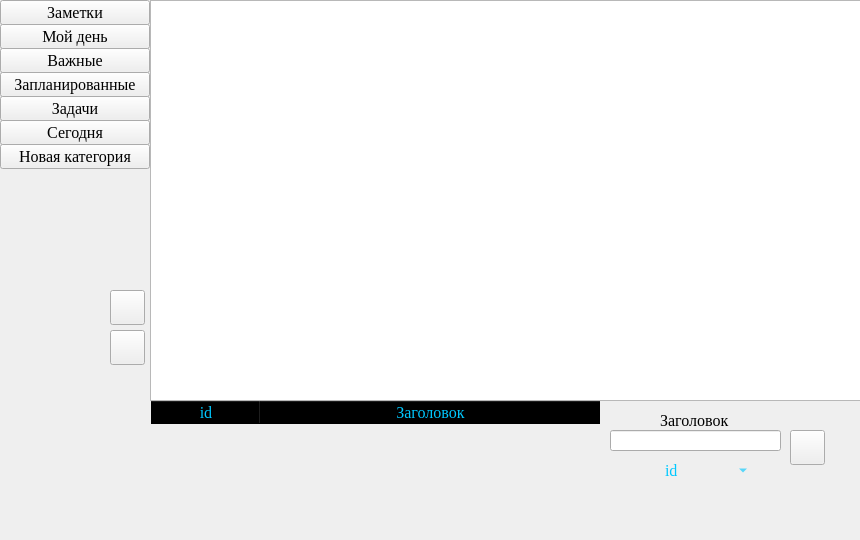
<?xml version="1.0" encoding="UTF-8"?>
<ui version="4.0">
 <class>MainWindow</class>
 <widget class="QMainWindow" name="MainWindow">
  <property name="geometry">
   <rect>
    <x>0</x>
    <y>0</y>
    <width>860</width>
    <height>540</height>
   </rect>
  </property>
  <property name="minimumSize">
   <size>
    <width>860</width>
    <height>540</height>
   </size>
  </property>
  <property name="maximumSize">
   <size>
    <width>860</width>
    <height>540</height>
   </size>
  </property>
  <property name="baseSize">
   <size>
    <width>0</width>
    <height>0</height>
   </size>
  </property>
  <property name="windowTitle">
   <string>DayBook</string>
  </property>
  <property name="windowIcon">
   <iconset>
    <normaloff>2.png</normaloff>2.png</iconset>
  </property>
  <property name="styleSheet">
   <string notr="true">background-image:  url(👍🏻.png);</string>
  </property>
  <property name="iconSize">
   <size>
    <width>30</width>
    <height>30</height>
   </size>
  </property>
  <widget class="QWidget" name="centralwidget">
   <widget class="QPushButton" name="pushButton_Add">
    <property name="enabled">
     <bool>true</bool>
    </property>
    <property name="geometry">
     <rect>
      <x>110</x>
      <y>290</y>
      <width>35</width>
      <height>35</height>
     </rect>
    </property>
    <property name="maximumSize">
     <size>
      <width>36</width>
      <height>36</height>
     </size>
    </property>
    <property name="tabletTracking">
     <bool>false</bool>
    </property>
    <property name="styleSheet">
     <string notr="true">background-image: url(Сохранение.png);</string>
    </property>
    <property name="default">
     <bool>false</bool>
    </property>
    <property name="flat">
     <bool>false</bool>
    </property>
   </widget>
   <widget class="QPushButton" name="pushButton_Search">
    <property name="geometry">
     <rect>
      <x>790</x>
      <y>430</y>
      <width>35</width>
      <height>35</height>
     </rect>
    </property>
    <property name="maximumSize">
     <size>
      <width>36</width>
      <height>36</height>
     </size>
    </property>
    <property name="tabletTracking">
     <bool>false</bool>
    </property>
    <property name="styleSheet">
     <string notr="true">background-image: url(Лупа.png);</string>
    </property>
    <property name="text">
     <string/>
    </property>
   </widget>
   <widget class="QPushButton" name="pushButton">
    <property name="geometry">
     <rect>
      <x>0</x>
      <y>0</y>
      <width>150</width>
      <height>25</height>
     </rect>
    </property>
    <property name="font">
     <font>
      <family>Georgia</family>
      <pointsize>12</pointsize>
     </font>
    </property>
    <property name="styleSheet">
     <string notr="true"/>
    </property>
    <property name="text">
     <string>Заметки</string>
    </property>
   </widget>
   <widget class="QPushButton" name="pushButton_2">
    <property name="geometry">
     <rect>
      <x>0</x>
      <y>24</y>
      <width>150</width>
      <height>25</height>
     </rect>
    </property>
    <property name="font">
     <font>
      <family>Georgia</family>
      <pointsize>12</pointsize>
     </font>
    </property>
    <property name="text">
     <string>Мой день</string>
    </property>
   </widget>
   <widget class="QPushButton" name="pushButton_3">
    <property name="geometry">
     <rect>
      <x>0</x>
      <y>48</y>
      <width>150</width>
      <height>25</height>
     </rect>
    </property>
    <property name="font">
     <font>
      <family>Georgia</family>
      <pointsize>12</pointsize>
     </font>
    </property>
    <property name="text">
     <string>Важные</string>
    </property>
   </widget>
   <widget class="QPushButton" name="pushButton_4">
    <property name="geometry">
     <rect>
      <x>0</x>
      <y>72</y>
      <width>150</width>
      <height>25</height>
     </rect>
    </property>
    <property name="font">
     <font>
      <family>Georgia</family>
      <pointsize>12</pointsize>
     </font>
    </property>
    <property name="text">
     <string>Запланированные</string>
    </property>
   </widget>
   <widget class="QPushButton" name="pushButton_5">
    <property name="geometry">
     <rect>
      <x>0</x>
      <y>96</y>
      <width>150</width>
      <height>25</height>
     </rect>
    </property>
    <property name="font">
     <font>
      <family>Georgia</family>
      <pointsize>12</pointsize>
     </font>
    </property>
    <property name="text">
     <string>Задачи</string>
    </property>
   </widget>
   <widget class="QPushButton" name="pushButton_6">
    <property name="geometry">
     <rect>
      <x>0</x>
      <y>120</y>
      <width>150</width>
      <height>25</height>
     </rect>
    </property>
    <property name="font">
     <font>
      <family>Georgia</family>
      <pointsize>12</pointsize>
     </font>
    </property>
    <property name="text">
     <string>Сегодня</string>
    </property>
   </widget>
   <widget class="QPushButton" name="pushButton_7">
    <property name="geometry">
     <rect>
      <x>0</x>
      <y>144</y>
      <width>150</width>
      <height>25</height>
     </rect>
    </property>
    <property name="font">
     <font>
      <family>Georgia</family>
      <pointsize>12</pointsize>
     </font>
    </property>
    <property name="text">
     <string>Новая категория</string>
    </property>
   </widget>
   <widget class="QPushButton" name="pushButton_NewForm">
    <property name="geometry">
     <rect>
      <x>110</x>
      <y>330</y>
      <width>35</width>
      <height>35</height>
     </rect>
    </property>
    <property name="styleSheet">
     <string notr="true">background-image: url(1.png);</string>
    </property>
    <property name="text">
     <string/>
    </property>
   </widget>
   <widget class="QLabel" name="label">
    <property name="geometry">
     <rect>
      <x>660</x>
      <y>410</y>
      <width>81</width>
      <height>21</height>
     </rect>
    </property>
    <property name="font">
     <font>
      <family>Georgia</family>
      <pointsize>12</pointsize>
     </font>
    </property>
    <property name="text">
     <string>Заголовок</string>
    </property>
   </widget>
   <widget class="QLineEdit" name="lineEdit">
    <property name="geometry">
     <rect>
      <x>610</x>
      <y>430</y>
      <width>171</width>
      <height>21</height>
     </rect>
    </property>
    <property name="font">
     <font>
      <family>Georgia</family>
      <pointsize>12</pointsize>
     </font>
    </property>
   </widget>
   <widget class="QPlainTextEdit" name="plainTextEdit">
    <property name="enabled">
     <bool>true</bool>
    </property>
    <property name="geometry">
     <rect>
      <x>150</x>
      <y>0</y>
      <width>711</width>
      <height>401</height>
     </rect>
    </property>
    <property name="font">
     <font>
      <family>Georgia</family>
      <pointsize>12</pointsize>
     </font>
    </property>
    <property name="styleSheet">
     <string notr="true"/>
    </property>
   </widget>
   <widget class="QTableWidget" name="tableWidget">
    <property name="geometry">
     <rect>
      <x>150</x>
      <y>400</y>
      <width>451</width>
      <height>111</height>
     </rect>
    </property>
    <property name="font">
     <font>
      <family>Georgia</family>
      <pointsize>12</pointsize>
      <italic>false</italic>
     </font>
    </property>
    <property name="mouseTracking">
     <bool>false</bool>
    </property>
    <property name="tabletTracking">
     <bool>false</bool>
    </property>
    <property name="acceptDrops">
     <bool>false</bool>
    </property>
    <property name="toolTip">
     <string/>
    </property>
    <property name="autoFillBackground">
     <bool>true</bool>
    </property>
    <property name="styleSheet">
     <string notr="true">QTableWidget {background-color: transparent;
color: rgb(0,200, 255);}
QHeaderView::section {background-color: transparent;
color: rgb(0,200, 255);}
QHeaderView {background-color: transparent;}
QTableCornerButton::section {background-color: transparent;}
</string>
    </property>
    <property name="autoScroll">
     <bool>true</bool>
    </property>
    <property name="selectionBehavior">
     <enum>QAbstractItemView::SelectItems</enum>
    </property>
    <property name="iconSize">
     <size>
      <width>0</width>
      <height>0</height>
     </size>
    </property>
    <property name="showGrid">
     <bool>true</bool>
    </property>
    <property name="gridStyle">
     <enum>Qt::DotLine</enum>
    </property>
    <property name="sortingEnabled">
     <bool>true</bool>
    </property>
    <property name="wordWrap">
     <bool>true</bool>
    </property>
    <property name="cornerButtonEnabled">
     <bool>true</bool>
    </property>
    <property name="rowCount">
     <number>0</number>
    </property>
    <property name="columnCount">
     <number>2</number>
    </property>
    <attribute name="horizontalHeaderVisible">
     <bool>true</bool>
    </attribute>
    <attribute name="horizontalHeaderCascadingSectionResizes">
     <bool>true</bool>
    </attribute>
    <attribute name="horizontalHeaderDefaultSectionSize">
     <number>110</number>
    </attribute>
    <attribute name="horizontalHeaderHighlightSections">
     <bool>false</bool>
    </attribute>
    <attribute name="horizontalHeaderShowSortIndicator" stdset="0">
     <bool>false</bool>
    </attribute>
    <attribute name="horizontalHeaderStretchLastSection">
     <bool>true</bool>
    </attribute>
    <attribute name="verticalHeaderVisible">
     <bool>false</bool>
    </attribute>
    <attribute name="verticalHeaderCascadingSectionResizes">
     <bool>false</bool>
    </attribute>
    <attribute name="verticalHeaderHighlightSections">
     <bool>false</bool>
    </attribute>
    <attribute name="verticalHeaderShowSortIndicator" stdset="0">
     <bool>false</bool>
    </attribute>
    <attribute name="verticalHeaderStretchLastSection">
     <bool>false</bool>
    </attribute>
    <column>
     <property name="text">
      <string>id</string>
     </property>
    </column>
    <column>
     <property name="text">
      <string>Заголовок</string>
     </property>
    </column>
   </widget>
   <widget class="QComboBox" name="comboBox">
    <property name="geometry">
     <rect>
      <x>660</x>
      <y>460</y>
      <width>91</width>
      <height>21</height>
     </rect>
    </property>
    <property name="font">
     <font>
      <family>Georgia</family>
      <pointsize>12</pointsize>
      <weight>50</weight>
      <bold>false</bold>
     </font>
    </property>
    <property name="autoFillBackground">
     <bool>false</bool>
    </property>
    <property name="styleSheet">
     <string notr="true">QComboBox{
color: rgb(0,200, 255);
border:0px solid gray; 
background-color: transparent;}</string>
    </property>
    <property name="editable">
     <bool>false</bool>
    </property>
    <property name="currentText">
     <string>id</string>
    </property>
    <item>
     <property name="text">
      <string>id</string>
     </property>
    </item>
    <item>
     <property name="text">
      <string>Заголовок</string>
     </property>
    </item>
   </widget>
  </widget>
  <widget class="QMenuBar" name="menubar">
   <property name="geometry">
    <rect>
     <x>0</x>
     <y>0</y>
     <width>860</width>
     <height>21</height>
    </rect>
   </property>
  </widget>
 </widget>
 <resources/>
 <connections/>
</ui>
